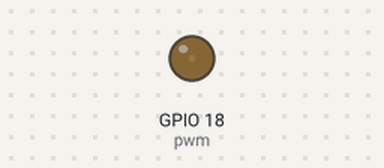
Bench run of a program on a simulated Raspberry Pi (BCM pin numbers). On the bench: output pins drawn as LEDs (lit = HIGH).

Above: at 0.05 s.
At 0.5 s:
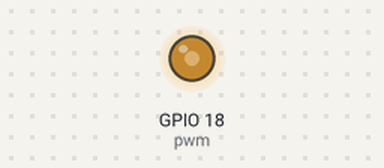
At 0.95 s:
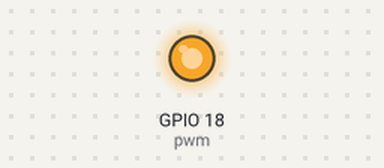
At 1.75 s:
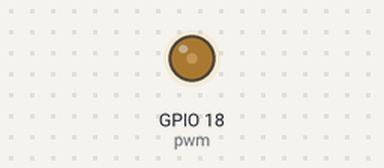
Timing chart, 0 to 4.7 s (numbered marks = the images above):
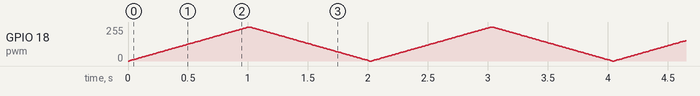

The program:

led.py
```python
import RPi.GPIO
import time

# 正常呼吸为3s一次，深呼吸6s一次
RPi.GPIO.setmode(RPi.GPIO.BCM)
RPi.GPIO.setup(18, RPi.GPIO.OUT)

pwm = RPi.GPIO.PWM(18, 50)
pwm.start(0)
try:
    while True:
        for i in range(0, 101, 1):
            pwm.ChangeDutyCycle(i)
            time.sleep(.01)
        for i in range(100, -1, -1):
            pwm.ChangeDutyCycle(i)
            time.sleep(.01)
except KeyboardInterrupt:
    pass

pwm.stop()

RPi.GPIO.cleanup()
```
